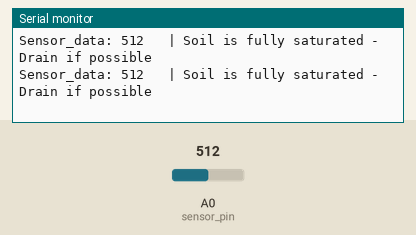
The sketch below on a simulated Arduino Uno, built with avr-gcc and run on an emulated ATmega328P. On the bench: the last lines printed to the serial monitor. The test bench sets the inputs (shaded band); at power-on: A0 (sensor_pin) = 512.

Above: at 1.2 s.
1.3 s: A0 (sensor_pin) set to 610
At 1.42 s:
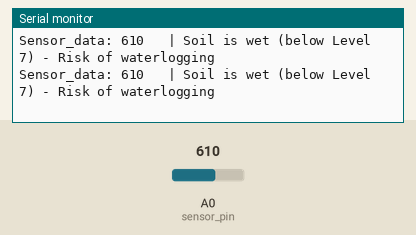
3.2 s: A0 (sensor_pin) set to 590
At 3.25 s:
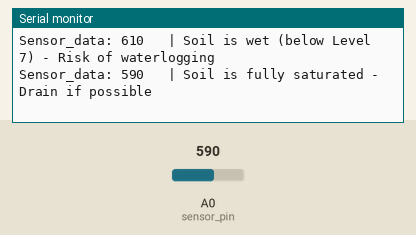
6.2 s: A0 (sensor_pin) set to 690
At 6.27 s:
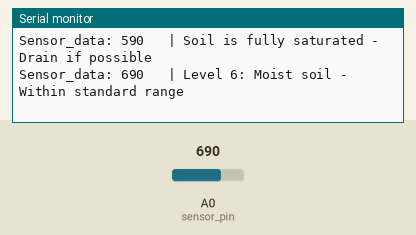
8.1 s: A0 (sensor_pin) set to 716
At 8.29 s:
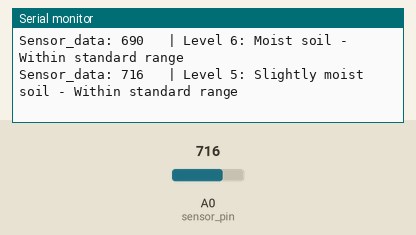
10.1 s: A0 (sensor_pin) set to 760
At 10.26 s:
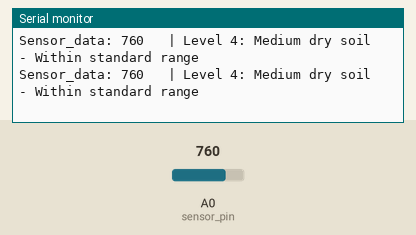
12.0 s: A0 (sensor_pin) set to 670
At 12.16 s:
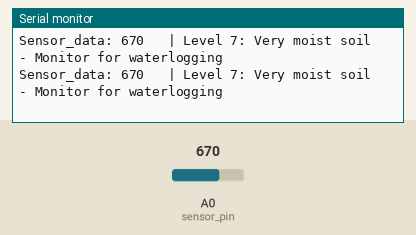

Measured:
- after the input at 1.3 s, the serial monitor: prints a new line at once (image 1)
- after the input at 3.2 s, the serial monitor: prints a new line at once (image 2)
- after the input at 6.2 s, the serial monitor: prints a new line after 0.07 s (image 3)
- after the input at 8.1 s, the serial monitor: prints a new line after 0.08 s (image 4)
- after the input at 10.1 s, the serial monitor: prints a new line after 0.05 s (image 5)
- after the input at 12.0 s, the serial monitor: prints a new line after 0.05 s (image 6)

The sketch:

Soil_Moisture.ino
```cpp
// YouTube | Tech at Home

int sensor_pin = A0;

void setup()
{
  Serial.begin(9600);
  pinMode(sensor_pin, INPUT);
}

void loop()
{
  int sensor_data = analogRead(sensor_pin);
  Serial.print("Sensor_data: ");
  Serial.print(sensor_data);
  Serial.print("\t | ");

  if (sensor_data >= 950 && sensor_data <= 1024) // No moisture
  {
    Serial.println("No moisture, Soil is dry (Level 0) - Irrigate!");
  }
  else if (sensor_data >= 875 && sensor_data < 950) // Level 1
  {
    Serial.println("Level 1: Very dry soil - Irrigate!");
  }
  else if (sensor_data >= 840 && sensor_data < 875) // Level 2
  {
    Serial.println("Level 2: Dry soil - Irrigate!");
  }
  else if (sensor_data >= 810 && sensor_data < 840) // Level 3
  {
    Serial.println("Level 3: Slightly dry soil - Consider irrigation");
  }
  else if (sensor_data >= 750 && sensor_data < 810) // Level 4
  {
    Serial.println("Level 4: Medium dry soil - Within standard range");
  }
  else if (sensor_data >= 691 && sensor_data < 750) // Level 5
  {
    Serial.println("Level 5: Slightly moist soil - Within standard range");
  }
  else if (sensor_data >= 680 && sensor_data < 691) // Level 6
  {
    Serial.println("Level 6: Moist soil - Within standard range");
  }
  else if (sensor_data >= 640 && sensor_data < 680) // Level 7
  {
    Serial.println("Level 7: Very moist soil - Monitor for waterlogging");
  }
  else if (sensor_data < 640 && sensor_data >= 600) // Below Level 7 to min
  {
    Serial.println("Soil is wet (below Level 7) - Risk of waterlogging");
  }
  else if (sensor_data < 600) // Wettest
  {
    Serial.println("Soil is fully saturated - Drain if possible");
  }

  delay(100);
}
```
